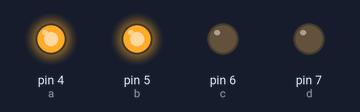
A sketch run on a simulated Arduino Uno, built with avr-gcc and run on an emulated ATmega328P. On the bench: output pins drawn as LEDs (lit = HIGH).

Above: at 0.1 s.
Timing chart, 0 to 1.6 s (numbered marks = the images above):
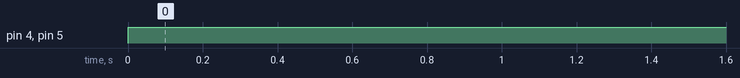

The sketch:

forward.ino
```cpp
const int a=4;
const int b=5;
const int c=6;
const int d=7;
void setup() {
  // put your setup code here, to run once:
Serial.begin(9600);
pinMode(a,OUTPUT);
pinMode(b,OUTPUT);
pinMode(c,OUTPUT);
pinMode(d,OUTPUT);
}

void loop() {
  // put your main code here, to run repeatedly:
digitalWrite(a,HIGH);
   digitalWrite(d,LOW);
   digitalWrite(c,LOW);
   digitalWrite(b,HIGH);
}
```

Measured:
- by itself, pin 4 (a), pin 5 (b): LOW → HIGH at 0.00 s
